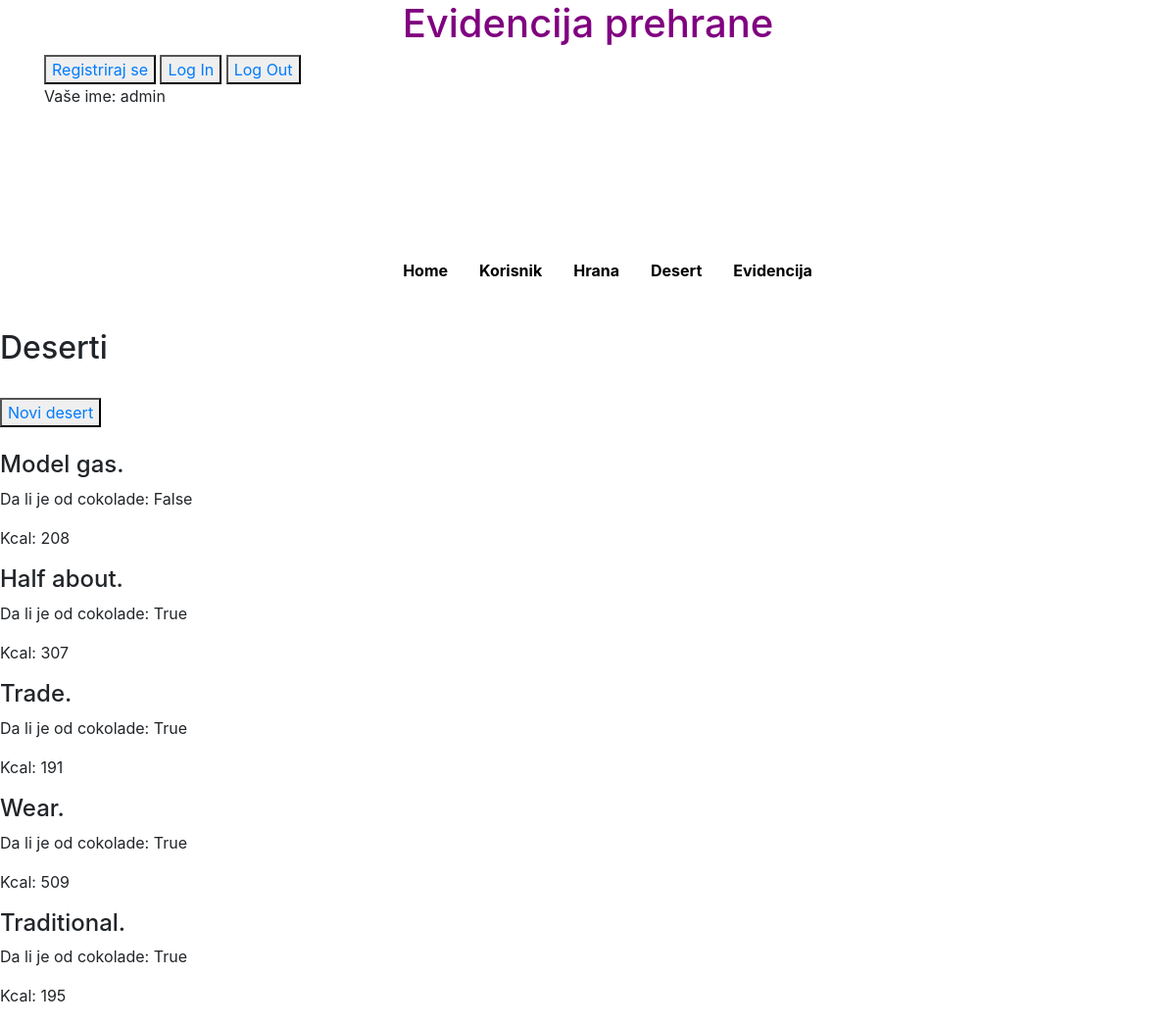
The app's page /deserts/ (signed in) with its own data.
### main/models.py (models this page shows, shortened)
class Desert(models.Model):
    desert_name = models.CharField("Naziv deserta",max_length=20,null=True)
    choco = models.BooleanField("Cokoladno",default=True,null=True)
    kcal = models.CharField("Kalorije",max_length=3,null=True)

### main/views.py (the view)
# urls.py: path('deserts/', DesertList.as_view(), name="deserts"),
class DesertList(ListView):
    model = Desert

### main/templates/main/desert_list.html
{% extends "index.html" %}
{% block content %}
<br>
<h2> Deserti </h2>
<br>
<button><a href="/novidesert">Novi desert</a></button>
<br>
<br>
{% for desert in desert_list %}
    <div class="desert">
        <h4>{{ desert.desert_name }}</h4>
        <p>Da li je od cokolade: {{desert.choco}}</p>
        <p>Kcal: {{desert.kcal}}</p>
    </div>
{% endfor %}
{% endblock %}

### main/templates/index.html (shortened to what this page needs)
<!DOCTYPE html>
<html lang="en">
<head>
    {% load static %}
    <link rel="stylesheet" href="https://stackpath.bootstrapcdn.com/bootstrap/4.4.1/css/bootstrap.min.css"
>
    <link rel="stylesheet" type="text/css" href="{% static 'style.css' %}">
    <h1>Evidencija prehrane</h1>
</head>
<body>
    <div class="container">
        <div class="login">
            <button><a href="/register">Registriraj se</a></button>
            <button><a href="/login">Log In</a></button>
            <button><a href="/logout">Log Out</a></button>
            {% if user.is_authenticated %}
                <p>Vaše ime: {{ user.username }}</p>
            {% else %}
                <p>Niste prijavljeni.</p>
            {% endif %}
        </div>
    </div>
    <header>
        <div class="navbar ">
        {% block navbar %}
        <ul>
            <li><a href="/">Home</a></li>
            <li><a href="/korisniks">Korisnik</a></li>
            <li><a href="/hranas">Hrana</a></li>
            <li><a href="/deserts">Desert</a></li>
            <li><a href="/evidencijas">Evidencija</a></li>
        </ul>
        {% endblock %}
    </div>
</header>
    <div class="content">
        {% block content %}
        {% endblock %}
    </div>
</body>
</html>

### main/static/style.css (style rules this page uses)
h1 { color: purple; text-align: center; }
h2 { text-align: left; }
li { list-style-type: none; float: left; }
li a { padding: 16px; }
.navbar { display: flex; justify-content:center; align-items: center; }
.navbar a { text-decoration: none; background-color: transparent; font-weight: bold; color: black; }
.container { height: 200px; position: relative; }

### records on screen
Desert: desert_name "Model gas.", choco "False", kcal "208"
Desert: desert_name "Half about.", choco "True", kcal "307"
Desert: desert_name "Trade.", choco "True", kcal "191"
Desert: desert_name "Wear.", choco "True", kcal "509"
Desert: desert_name "Traditional.", choco "True", kcal "195"

### other values on screen
{{ user.username }} "admin"
